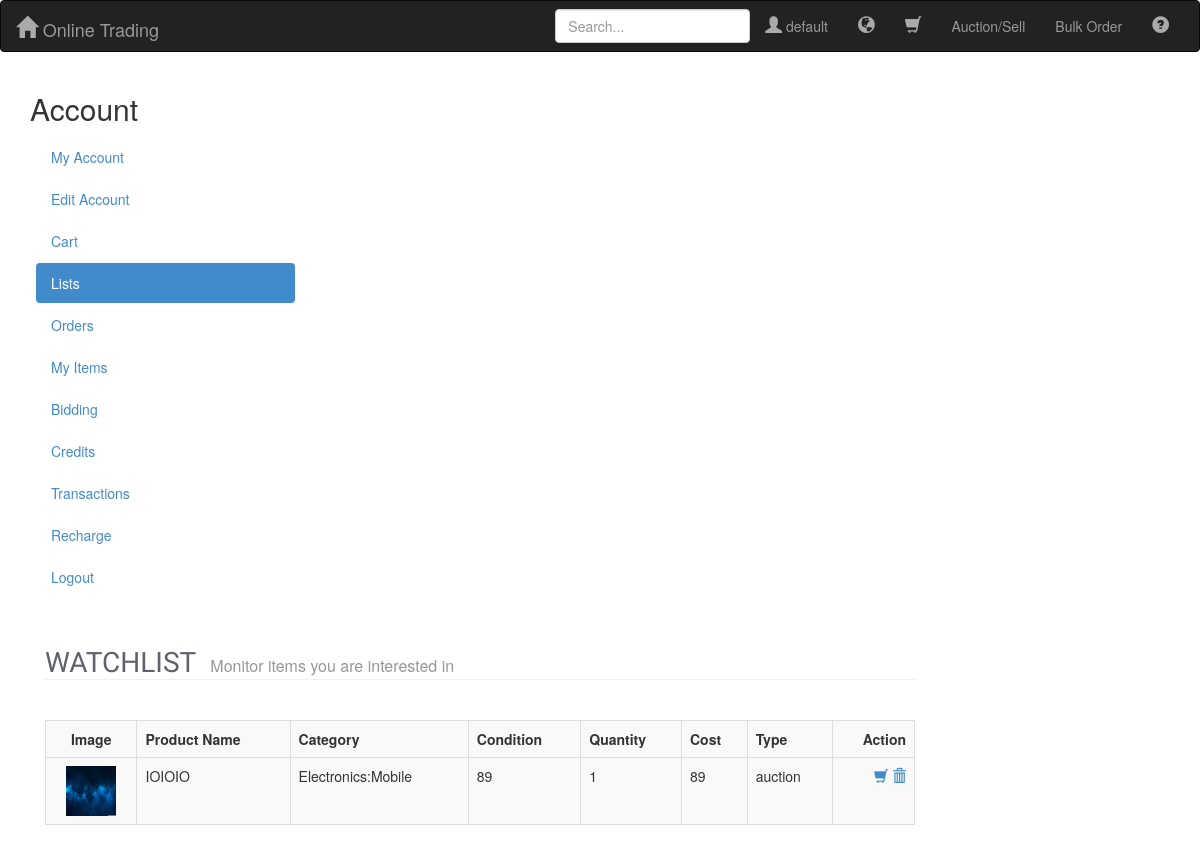
The page /files/watchlist.php (signed in) on the database its author committed.
### tables this page shows
CREATE TABLE IF NOT EXISTS `items` (
  `item_nm` varchar(100) NOT NULL,
  `pic_loc` varchar(100) DEFAULT NULL,
  `user_nm` varchar(100) NOT NULL,
  `item_id` int(11) NOT NULL AUTO_INCREMENT,
  `quantity` int(11) NOT NULL DEFAULT '1',
  `cost` int(11) NOT NULL,
  `item_condition` varchar(50) NOT NULL,
  `description` varchar(500) NOT NULL,
  `timestamp` timestamp NOT NULL DEFAULT CURRENT_TIMESTAMP ON UPDATE CURRENT_TIMESTAMP,
  `type` varchar(10) NOT NULL DEFAULT 'sale',
  `promotion_amnt` int(11) NOT NULL DEFAULT '0',
  `category` varchar(100) NOT NULL,
  `last_date` timestamp NULL DEFAULT '0000-00-00 00:00:00',
  `author_nm` varchar(500) DEFAULT NULL,
  `genre` varchar(500) DEFAULT NULL,
  `brand` varchar(100) DEFAULT NULL,
  `model` varchar(250) DEFAULT NULL,
  `sale_type` varchar(50) DEFAULT NULL,
  `start_date` timestamp NULL DEFAULT NULL,
  `delivery_type` varchar(100) NOT NULL DEFAULT 'normal',
  `tax` int(11) NOT NULL DEFAULT '0',
  `base_price` int(11) DEFAULT NULL,
  PRIMARY KEY (`item_id`)
);

### files/class.MySQL.php (called while the page is built, shortened)
<?php
class MySQL {
	var $result;
	var $records;
	var $arrayedResult;
	var $hostname;
	var $username;
	var $password;
	var $database;
	var $databaseLink;
	function __construct(){
		$this->database = constant("DBNAME");
		$this->username = constant("USERNAME");
		$this->password = constant("PASS");
		$this->hostname = constant("DB_HOST");
	}
	private function Connect($persistant = false){
		if($persistant){
			$this->databaseLink = mysqli_connect('p:'.$this->hostname, $this->username, $this->password);
		}else{
			$this->databaseLink = mysqli_connect($this->hostname, $this->username, $this->password);
		}
		return true;
	}
	private function UseDB(){
		if(!mysqli_select_db($this->databaseLink,$this->database)){
			$this->lastError = 'Cannot select database: ' . mysqli_error($this->databaseLink);
			return false;
		}else{
			return true;
		}
	}
	function ExecuteSQL($query){
		if($this->result 	= mysqli_query($this->databaseLink,$query)){
			$this->records 	= @mysqli_num_rows($this->result);
			if($this->records > 0){
                         return $this->arrayedResult;
                        }else{
                         return true;
                        }
		}else{
			$this->records=-1;
			$this->lastError = mysqli_error($this->databaseLink);
			return false;
		}
	}
	function ArrayResult(){
		$this->arrayedResult=array();
		$this->arrayedResult[] = mysqli_fetch_assoc($this->result) or die (mysqli_error($this->databaseLink));
		return $this->arrayedResult;
	}
	function ArrayResults(){
		if($this->records == 1){
			return $this->ArrayResult();
		}
		$this->arrayedResult = array();
		return $this->arrayedResult;
	}
}
?>

### files/watchlist.php (the view, shortened to what this page needs)
<!DOCTYPE html>
<html lang="en">
<head>
<link href="../css/bootstrap-responsive.css" rel="stylesheet">
<link href="../css/style.css" rel="stylesheet">
<link href="../css/flexslider.css" type="text/css" media="screen" rel="stylesheet"  />
<link href="../css/jquery.fancybox.css" rel="stylesheet">
<link href="../css/cloud-zoom.css" rel="stylesheet">
<link rel="stylesheet" href="../css/bootstrap.css"  type="text/css"/>
<link rel="stylesheet" type="text/css" href="../css/smoothness/jquery-ui.css">
</head>
<body>
    <?php include 'header.php';?>
        <?php include 'sidebar.php'; ?>
<div id="maincontainer">
  <section id="product">
    <div class="container">
      <div class="row">
        <div class="span9">
          <h1 class="heading1"><span class="maintext">Watchlist</span><span class="subtext">Monitor items you are interested in</span></h1>
          <div class="cart-info">
            <table id="mytable" class="table table-striped table-bordered">
              <tr>
                <th class="image">Image</th>
                <th class="name">Product Name</th>
                <th class="model">Category</th>
                <th class="condition">Condition</th>
                <th class="quantity">Quantity</th>
                <th class="cost">Cost</th>
                <th class="type">Type</th>
                <th class="total">Action</th>
              </tr>
              <?php
                  include_once 'class.MySQL.php';
                  $object=new MYSQL();
              $ids=$object->ExecuteSQL("SELECT * from watch_list where user_nm='".$_SESSION['user_nm']."'");
                 $i=0;
                 $count=0;
                 while(isset($ids[$i])){
                  ++$count;
                         $row=$object->ExecuteSQL("SELECT * from items where item_id='".$ids[$i]['item_id']."'");
                  echo '<tr id="';echo $count;echo '"">
                <td class="image"><a href="#"><img width="50" height="50" src="../upload/';echo $row[0]['pic_loc'];echo '" alt="product" title="product"></a></td>
                <td class="name">'.$row[0]['item_nm'].'</td>
                <td class="model">'.$row[0]['category'].'</td>
                <td class="condition">'.$row[0]['item_condition'].'</td>
                <td class="quantity">'.$row[0]['quantity'].'</td>
                <td class="cost">'.$row[0]['cost'].'</td>
                <td class="type">'.$row[0]['type'].'</td>
                <td class="total">
                <a  href="#" onclick="add_cart('.$row[0]["item_id"].')"><span class="glyphicon glyphicon-shopping-cart"></span></a>
                <a onclick="remove_entry(';echo ($count-1);echo')" href="#"><span class="glyphicon glyphicon-trash"></span></a>
                </td></tr>';
                ++$i;
                 }
              ?>
            </table>
          </div>
        </div>
      </div>
    </div>
  </section>
</div>
</body>
</html>

### css/style.css (style rules this page uses)
body { font-family: 'Open Sans', sans-serif; color:#96979d; font-size:13px; margin:0px; padding:0px }
a { color :#96979d; text-decoration:none }
h1, h2, h3, h4, h5 { font-weight:normal }
.heading1 { margin-bottom:40px; border-bottom:1px solid #efefef; margin-top:0px ; font-size:34px }
.heading1 .subtext { font-size:16px; color:#96979d; text-transform:none; font-weight:normal; padding:0px; }
.heading1 .maintext { font-size:28px; color:#5e626b; text-transform:uppercase; padding: 0px 14px 4px 0; font-family: 'Crete Round', serif; }
h1, h2, h3, h4, h5, h6 { line-height:normal }
#product { margin-bottom:20px }
.cart-info table { width: 100%; margin-bottom: 20px; border-collapse: collapse; border-top: 1px solid #E7E7E7; border-left: 1px solid #E7E7E7; border-right: 1px solid #E7E7E7; background-color:#fff; }
.cart-info table tr { -webkit-transition: all 0.5s ease-in-out; -moz-transition: all 0.5s ease-in-out; -o-transition: all 0.5s ease-in-out; }
.cart-info td, .cart-info th { padding: 15px; }
.cart-info th { padding:10px }
.cart-info th { font-weight: bold; background-color: #eeeeee; border-bottom: 1px solid #E7E7E7; }
.cart-info th.quantity, .cart-info td.quantity { text-align: left; }
.cart-info th .price, .cart-info th .total, .cart-info tbody .price, .cart-info tbody .total { text-align: right; }
.cart-info tbody td { vertical-align: top; border-bottom: 1px solid #E7E7E7; }
.cart-info tbody .remove, .cart-info tbody .image { text-align: center; }
.cart-info tbody .name, .cart-info tbody .model { text-align: left; }
table th { color:#333 }

### rows shown on the page
items: pic_loc (picture), item_nm "IOIOIO", category "Electronics:Mobile", item_condition "89", quantity "1", cost "89", type "auction"

### other values the page prints
$_SESSION["user_nm"] "default"
